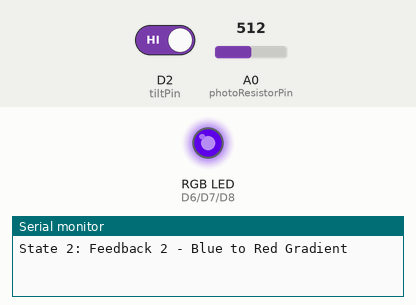
This sketch was run on a simulated ESP8266 (NodeMCU). Shown: an RGB LED mixed from three pins (HIGH = lit), the last lines printed to the serial monitor. The inputs (shaded band) are chosen by the test bench; at power-on: D2 (tiltPin) HIGH, A0 (photoResistorPin) = 512. Dim RGB values are drawn brighter than linear; random numbers use the default seed unless the sketch sets one.

Above: at 3.3 s.
3.4 s: D2 (tiltPin) driven LOW
At 4.06 s:
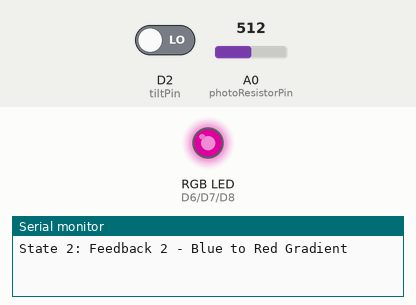
At 5.9 s:
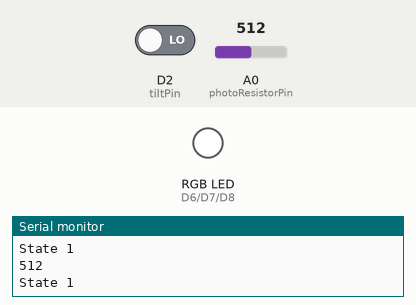
6.9 s: A0 (photoResistorPin) set to 738
8.7 s: A0 (photoResistorPin) set to 762
At 8.86 s:
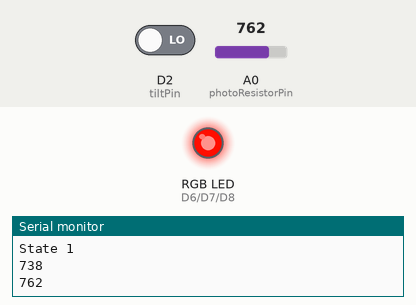
22.7 s: A0 (photoResistorPin) set to 0
27.3 s: D2 (tiltPin) driven HIGH
At 27.48 s:
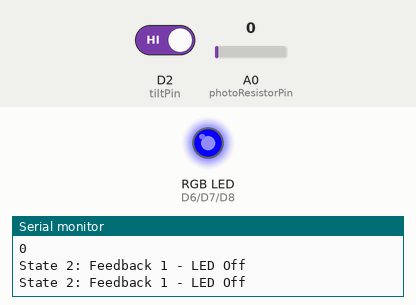
30.8 s: A0 (photoResistorPin) set to 760
Timing chart, 0 to 34.0 s (numbered marks = the images above; inputs shaded):
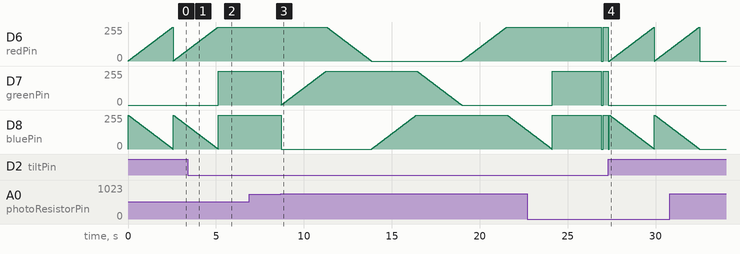

The sketch:

lightcone1_w_otouch_sound_wemo2.ino
```cpp
// LIGHT CONE 1.1
// Wemo board
// Interactions and feedbacks:
// - When stay there without interactions, LED on, white light,  but with a random blink at random time, for example, every random(10,30) seconds, it blinks random(1,5) times
// - If invert it (tilt sensor), LED randomly gives feedback1: LED off or feedback2: blue-to-red gradient
// - If light it (Photoresistor), when sense light value > 450, the LED randomly turns feedback 3: rainbow color change or feedback4:LED off for 5 seconds

// Pin
const int tiltPin = D2;  //(GPIO4)
const int photoResistorPin = A0;
// const int soundPin = A1;
const int redPin = D6;    //(GPIO12)
const int greenPin = D7;  //(GPIO13)
const int bluePin = D8;   //(GPIO15)

// Variables
unsigned long lastBlinkTime = 0;
unsigned long nextBlinkInterval = random(10000, 30000);  //random interval for blink
unsigned long lastLightTime = 0;
const int lightCooldown = 5000;

void setup() {
  pinMode(tiltPin, INPUT);
  pinMode(redPin, OUTPUT);
  pinMode(greenPin, OUTPUT);
  pinMode(bluePin, OUTPUT);

  Serial.begin(9600);  // For debugging
}

void loop() {
  // Read sensors
  int tiltState = digitalRead(tiltPin);
  int lightValue = analogRead(photoResistorPin);
  // int soundValue = analogRead(soundPin);
  unsigned long currentTime = millis();

  // Default state: LED on, white light with random blinking
  if (tiltState == LOW && lightValue <= 750) {
    setLED(255, 255, 255);
    Serial.println("State 1");
    Serial.println(lightValue);

    // Random Blink at Random Interval
    if (currentTime - lastBlinkTime > nextBlinkInterval) {
      int blinkTimes = random(1, 6);             // Random blink 1-5 times
      blinkLED(255, 255, 255, blinkTimes, 100);  // Blink white light
      lastBlinkTime = currentTime;
      nextBlinkInterval = random(10000, 30000);  // Set next random interval
    }
  }

  // Interaction: Tilt sensor / ball switch (invert it)
  if (tiltState == HIGH) {
    int feedback = random(0, 2);  // Randomly choose feedback1 or feedback2
    if (feedback == 0) {
      setLED(0, 0, 0);
      Serial.println("State 2: Feedback 1 - LED Off");
    } else {
      gradientBlueToRed();
      Serial.println("State 2: Feedback 2 - Blue to Red Gradient");
    }
  }

  // Interaction: Light the sensor
  if (lightValue > 750 && (currentTime - lastLightTime > lightCooldown)) {
    Serial.println(lightValue);
    int feedback = random(0, 2);
    if (feedback == 0) {
      rainbowEffect(10);  // Rainbow color change
      Serial.println("State 3: Feedback 3 - Rainbow Effect");
    } else {
      setLED(0, 0, 0);
      delay(5000);
      setLED(255, 255, 255);
      Serial.println("State 3: Feedback 4 - LED Off for 5 seconds");
    }
    lastLightTime = currentTime;
  }
}

// Helper Functions

// Set RGB LED color
void setLED(int red, int green, int blue) {
  analogWrite(redPin, red);
  analogWrite(greenPin, green);
  analogWrite(bluePin, blue);
}

// Blink LED a specified number of times
void blinkLED(int red, int green, int blue, int times, int delayTime) {
  for (int i = 0; i < times; i++) {
    setLED(red, green, blue);
    delay(delayTime);
    setLED(0, 0, 0);
    delay(delayTime);
  }
}

// Gradient effect: Blue to Red
void gradientBlueToRed() {
  for (int i = 0; i <= 255; i++) {
    setLED(i, 0, 255 - i);
    delay(10);
  }
  setLED(255, 0, 0);
}

// Rainbow color effect
void rainbowEffect(int delayTime) {
  for (int i = 0; i < 256; i++) {
    setLED(255, i, 0);
    delay(delayTime);
  }
  for (int i = 255; i >= 0; i--) {
    setLED(i, 255, 0);
    delay(delayTime);
  }
  for (int i = 0; i < 256; i++) {
    setLED(0, 255, i);
    delay(delayTime);
  }
  for (int i = 255; i >= 0; i--) {
    setLED(0, i, 255);
    delay(delayTime);
  }
  for (int i = 0; i < 256; i++) {
    setLED(i, 0, 255);
    delay(delayTime);
  }
  for (int i = 255; i >= 0; i--) {
    setLED(255, 0, i);
    delay(delayTime);
  }
}
```

Measured:
- the behaviour switches between 750 and 751 on A0 (photoResistorPin) (found by bisection; images 2 and 3)
- after the input at 3.4 s, D7 (greenPin): 0/255 → 255/255 after 1.7 s
- after the input at 27.3 s, D6 (redPin): ramps from 0/255 to 255/255 and jumps back, once every 2.6 s; D7 (greenPin): 255/255 → 0/255 at once; D8 (bluePin): ramps from 255/255 to 0/255 and jumps back, once every 2.6 s
